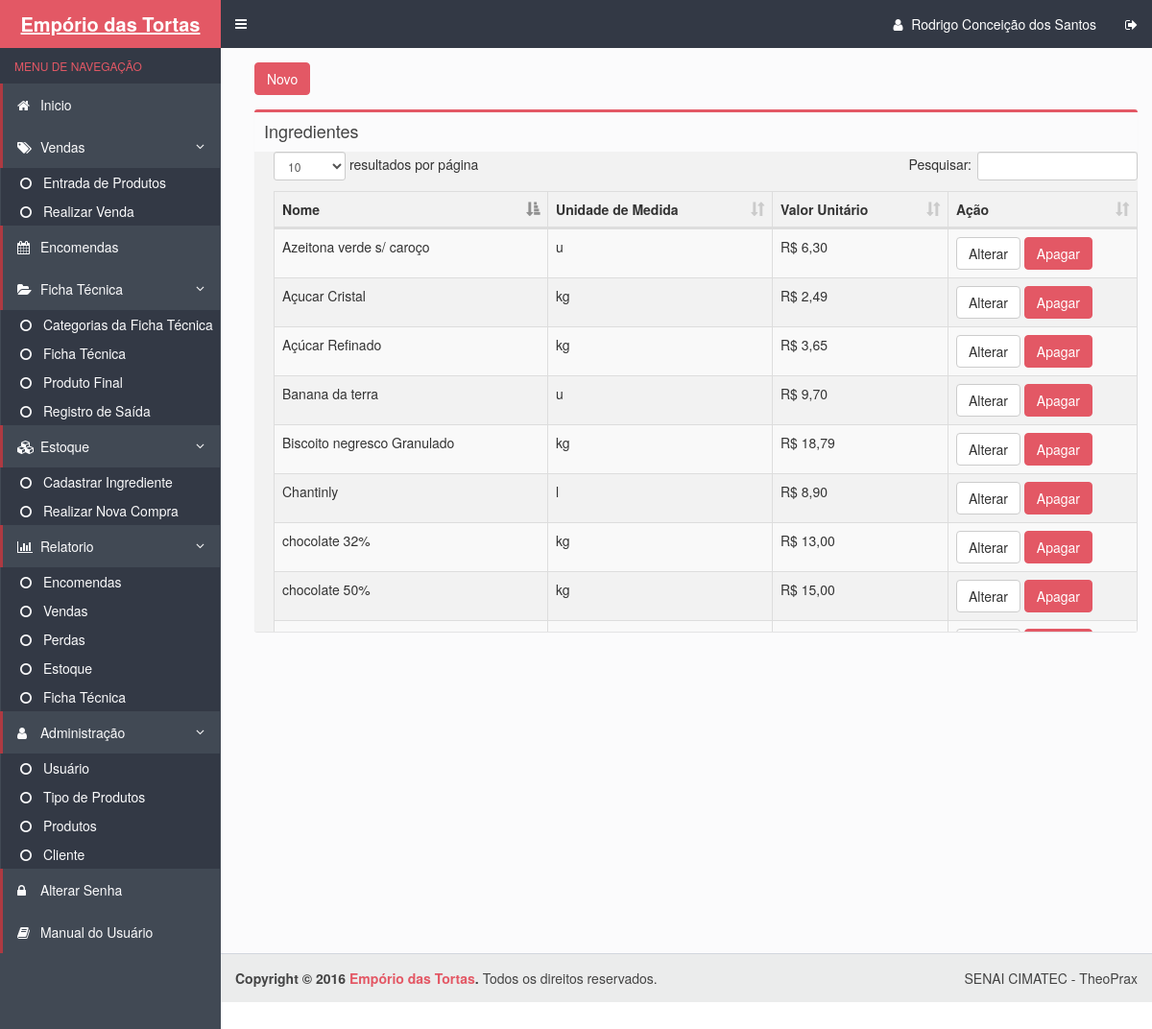
Before: /estoque.php (signed in) with the older database file.
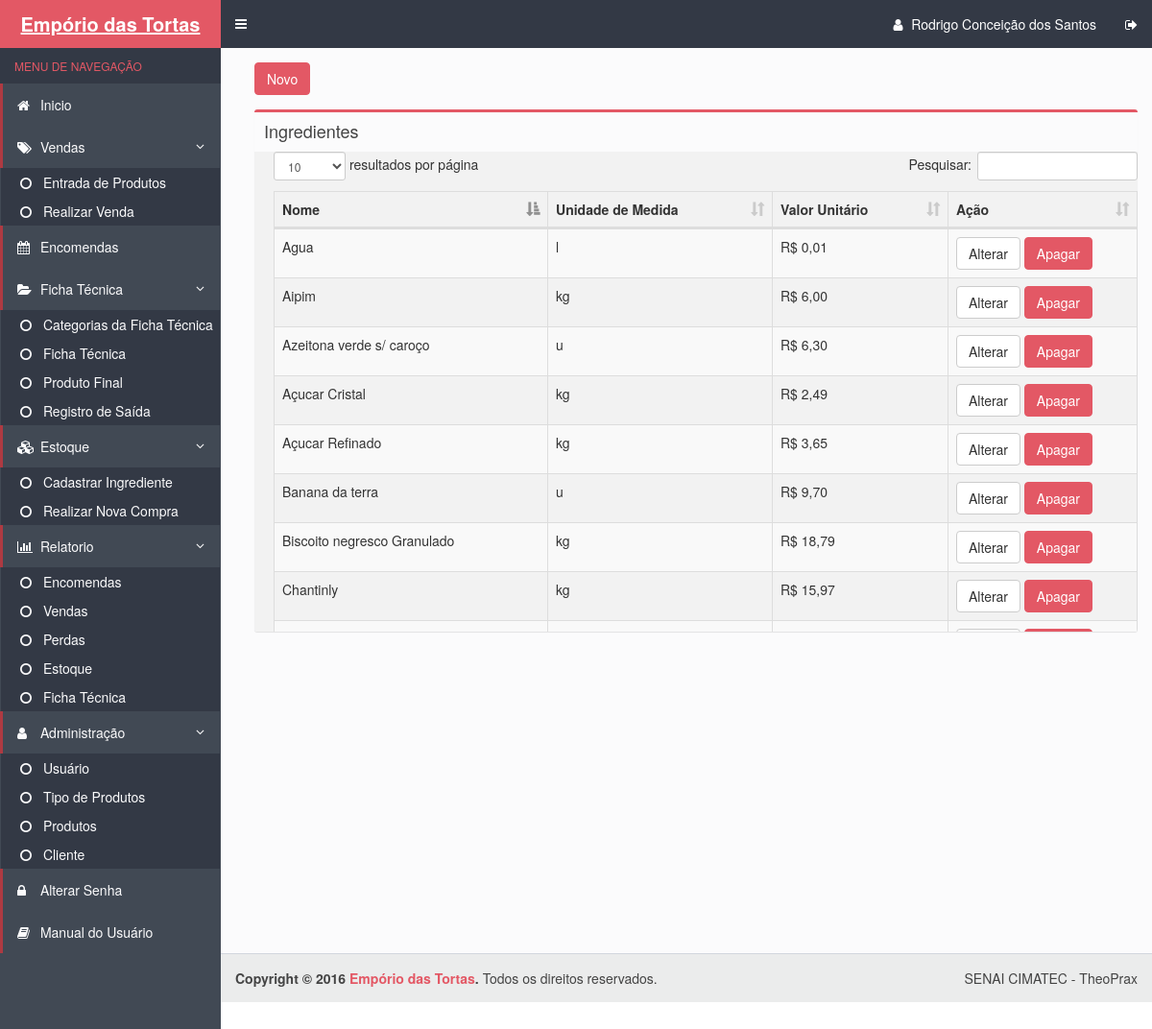
After: the same page with the newer database file.
### tables this page shows
CREATE TABLE IF NOT EXISTS `ingrediente` (
  `cod_ingrediente` int(11) NOT NULL AUTO_INCREMENT,
  `nome` varchar(50) NOT NULL,
  `cod_unidademedida` int(11) NOT NULL,
  `valorunitario` decimal(10,2) NOT NULL,
  PRIMARY KEY (`cod_ingrediente`),
  KEY `cod_unidademedida` (`cod_unidademedida`)
);

CREATE TABLE IF NOT EXISTS `unidademedida` (
  `cod_unidademedida` int(11) NOT NULL AUTO_INCREMENT,
  `nome` varchar(10) NOT NULL,
  PRIMARY KEY (`cod_unidademedida`)
);

### estoque.php (the view, shortened to what this page needs)
<!DOCTYPE html>
<html>
  <head>
    <link rel="stylesheet" href="bootstrap/css/bootstrap.css">
    <link rel="stylesheet" href="https://maxcdn.bootstrapcdn.com/font-awesome/4.4.0/css/font-awesome.min.css">
    <link rel="stylesheet" href="https://code.ionicframework.com/ionicons/2.0.1/css/ionicons.min.css">
    <link rel="stylesheet" href="dist/css/AdminLTE.css">
    <link rel="stylesheet" href="dist/css/skins/skin-blue.css">
  </head>
  <body class="hold-transition skin-blue sidebar-mini">
    <div class="wrapper">
      <?php include_once("includes/header.php") ?>
      <?php include_once("includes/menu.php") ?>
      <div class="content-wrapper">
        <section class="content">
          <div class="row">
            <div class="col-xs-12">
             <a class="btn btn-danger" href="forms/cadastrar_ingrediente.php">Novo</a>
             <section class="content-header">
          </section>
              <div class="box">
                <div class="box-header">
                  <h3 class="box-title">Ingredientes</h3>
                </div>
                <div class="box-body table-responsive no-padding"  style='overflow:auto;' id="scroll">
                  <table id="example" class="table table-striped table-bordered" cellspacing="0" width="100%">
                    <thead>
                      <tr>
                        <th class="views-field views-field-id">Nome</th>
                        <th class="views-field views-field-id">Unidade de Medida</th>
                        <th class="views-field views-field-id">Valor Unitário</th>
                        <th class="views-field views-field-field-nome">Ação</th>
                    </thead>
                    <tbody>
                       <?php
                           $pdo = Database::connect();
                           $sql = "SELECT ingrediente.*,unidademedida.nome as unidade, ingrediente.nome as ingrediente FROM ingrediente
                                  inner join unidademedida on ingrediente.cod_unidademedida=unidademedida.cod_unidademedida";
                            foreach ($pdo->query($sql) as $row) {
                                echo '<tr>';
                                echo '<td>'. $row['nome'] . '</td>';
                                echo '<td>'. $row['unidade'] . '</td>';
                                 echo '<td>' . 'R$ ' . number_format($row['valorunitario'], 2, ',', '.') .   '</td>';
                                echo '<td width=180>';
                                echo '<a class="btn btn-default" href="forms/Atualizar_ingrediente.php?id='.$row['cod_ingrediente'].'">Alterar</a>';
                                echo '<a class="btn btn-danger" href="DAO/Excluir_ingrediente_DAO.php?id='.$row['cod_ingrediente'].'">Apagar</a>';
                                echo '</td>';
                                echo '</tr>';
                           }
                          ?>
                    </tbody>
                    </table>
                </div>
              </div>
            </div>
          </div>
        </section>
      </div>
      <?php include_once("includes/footer.php") ?>
    <link rel="stylesheet" type="text/css" href="css/bootstrap.css">
    <link rel="stylesheet" type="text/css" href="css/dataTables.bootstrap.min.css">
  </body>
</html>

Changed rows visible on the page:
no longer on this page (row unchanged): ingrediente: nome "chocolate 50%", cod_unidademedida.nome "kg", valorunitario "15,00"
no longer on this page (row unchanged): ingrediente: nome "chocolate 32%", cod_unidademedida.nome "kg", valorunitario "13,00"
changed ingrediente: nome "Açúcar Refinado" → "Açucar Refinado"
changed ingrediente "Chantinly": cod_unidademedida.nome "l" → "kg"; valorunitario "8,90" → "15,97"
now on this page (row edited): ingrediente: nome "Aipim", cod_unidademedida.nome "kg", valorunitario "6,00"
added ingrediente: nome "Agua", cod_unidademedida.nome "l", valorunitario "0,01"
